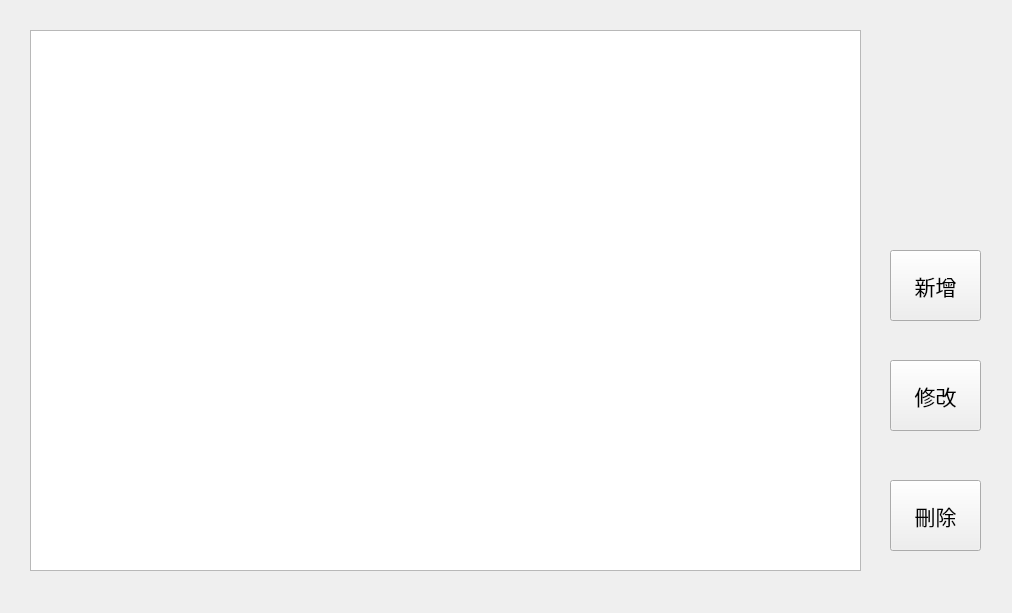
<?xml version="1.0" encoding="UTF-8"?>
<ui version="4.0">
 <class>BossManage</class>
 <widget class="QWidget" name="BossManage">
  <property name="geometry">
   <rect>
    <x>0</x>
    <y>0</y>
    <width>1012</width>
    <height>613</height>
   </rect>
  </property>
  <property name="windowTitle">
   <string>老闆端</string>
  </property>
  <widget class="QTableWidget" name="menuTable">
   <property name="enabled">
    <bool>true</bool>
   </property>
   <property name="geometry">
    <rect>
     <x>30</x>
     <y>30</y>
     <width>831</width>
     <height>541</height>
    </rect>
   </property>
   <property name="font">
    <font>
     <family>Agency FB</family>
     <pointsize>14</pointsize>
    </font>
   </property>
   <property name="horizontalScrollBarPolicy">
    <enum>Qt::ScrollBarAlwaysOff</enum>
   </property>
   <property name="autoScrollMargin">
    <number>16</number>
   </property>
   <property name="editTriggers">
    <set>QAbstractItemView::NoEditTriggers</set>
   </property>
   <property name="selectionBehavior">
    <enum>QAbstractItemView::SelectRows</enum>
   </property>
   <property name="textElideMode">
    <enum>Qt::ElideRight</enum>
   </property>
   <property name="showGrid">
    <bool>true</bool>
   </property>
   <property name="wordWrap">
    <bool>true</bool>
   </property>
   <property name="cornerButtonEnabled">
    <bool>true</bool>
   </property>
   <attribute name="horizontalHeaderVisible">
    <bool>false</bool>
   </attribute>
   <attribute name="horizontalHeaderCascadingSectionResizes">
    <bool>false</bool>
   </attribute>
   <attribute name="horizontalHeaderDefaultSectionSize">
    <number>131</number>
   </attribute>
   <attribute name="horizontalHeaderHighlightSections">
    <bool>false</bool>
   </attribute>
   <attribute name="horizontalHeaderMinimumSectionSize">
    <number>42</number>
   </attribute>
   <attribute name="horizontalHeaderStretchLastSection">
    <bool>true</bool>
   </attribute>
   <attribute name="verticalHeaderVisible">
    <bool>false</bool>
   </attribute>
   <attribute name="verticalHeaderDefaultSectionSize">
    <number>50</number>
   </attribute>
   <attribute name="verticalHeaderHighlightSections">
    <bool>false</bool>
   </attribute>
   <attribute name="verticalHeaderMinimumSectionSize">
    <number>60</number>
   </attribute>
   <attribute name="verticalHeaderStretchLastSection">
    <bool>false</bool>
   </attribute>
   <column>
    <property name="text">
     <string>菜單編號</string>
    </property>
   </column>
   <column>
    <property name="text">
     <string>名稱</string>
    </property>
    <property name="font">
     <font>
      <family>Agency FB</family>
      <pointsize>10</pointsize>
     </font>
    </property>
   </column>
   <column>
    <property name="text">
     <string>價格</string>
    </property>
    <property name="font">
     <font>
      <family>Agency FB</family>
      <pointsize>10</pointsize>
     </font>
    </property>
   </column>
   <column>
    <property name="text">
     <string>餐點敘述</string>
    </property>
    <property name="font">
     <font>
      <family>Agency FB</family>
      <pointsize>10</pointsize>
     </font>
    </property>
   </column>
  </widget>
  <widget class="QPushButton" name="AddButton">
   <property name="geometry">
    <rect>
     <x>890</x>
     <y>250</y>
     <width>91</width>
     <height>71</height>
    </rect>
   </property>
   <property name="font">
    <font>
     <family>Agency FB</family>
     <pointsize>16</pointsize>
    </font>
   </property>
   <property name="text">
    <string>新增</string>
   </property>
  </widget>
  <widget class="QPushButton" name="ModifyButton">
   <property name="geometry">
    <rect>
     <x>890</x>
     <y>360</y>
     <width>91</width>
     <height>71</height>
    </rect>
   </property>
   <property name="font">
    <font>
     <family>Agency FB</family>
     <pointsize>16</pointsize>
    </font>
   </property>
   <property name="text">
    <string>修改</string>
   </property>
  </widget>
  <widget class="QPushButton" name="DeleteButton">
   <property name="geometry">
    <rect>
     <x>890</x>
     <y>480</y>
     <width>91</width>
     <height>71</height>
    </rect>
   </property>
   <property name="font">
    <font>
     <family>Agency FB</family>
     <pointsize>16</pointsize>
    </font>
   </property>
   <property name="text">
    <string>刪除</string>
   </property>
  </widget>
 </widget>
 <resources/>
 <connections/>
</ui>
